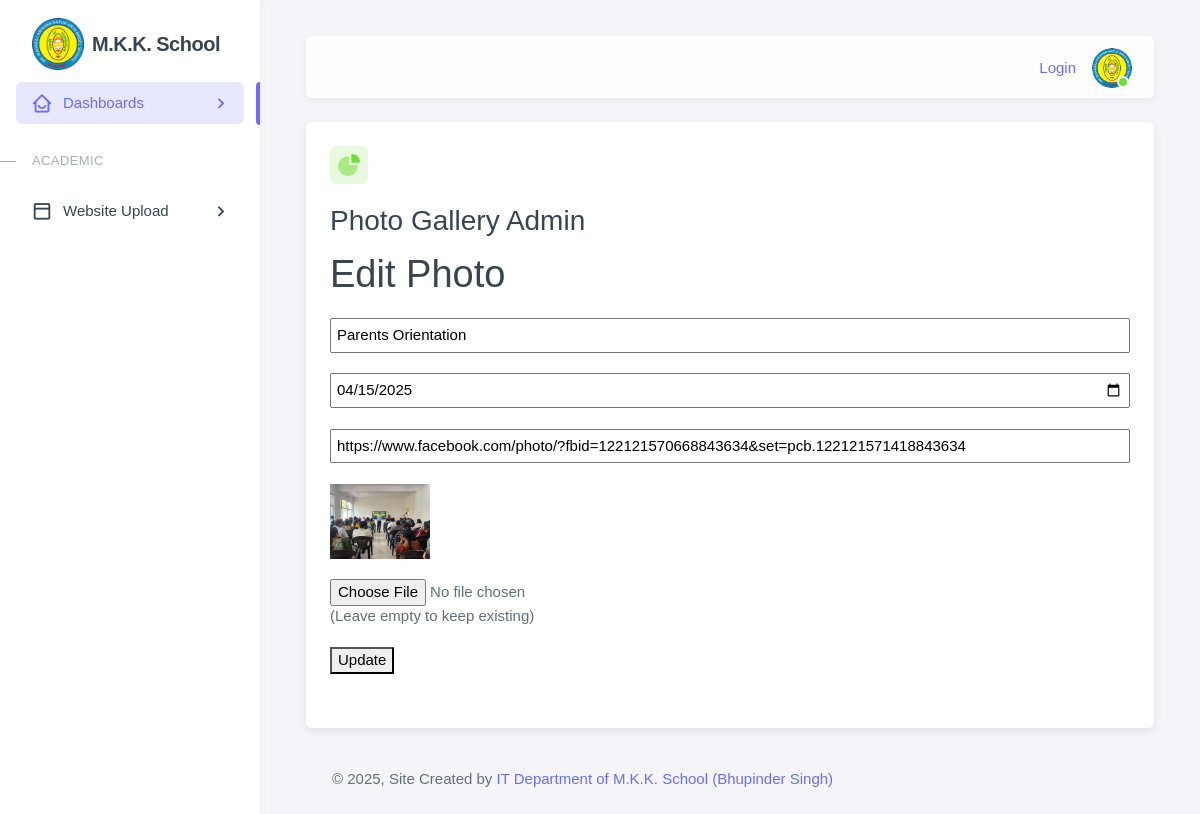
Page /admin/photo-admin/edit.php?id=22 on the committed database.
### tables this page shows
CREATE TABLE `photos` (
  `id` int(11) NOT NULL,
  `title` varchar(255) DEFAULT NULL,
  `upload_date` date DEFAULT NULL,
  `image` varchar(255) DEFAULT NULL,
  `url` varchar(255) DEFAULT NULL
);

### admin/photo-admin/edit.php (the view, shortened to what this page needs)
<?php
include('header.php');
?>
<?php include 'db.php';
$id = $_GET['id'];
$res = $conn->query("SELECT * FROM photos WHERE id = $id");
$row = $res->fetch_assoc();?>
<div class="content-wrapper">
    <div class="container-xxl flex-grow-1 container-p-y">
        <div class="row">
            <div class="col-lg-12 col-md-4 order-1">
                <div class="row">
                    <div class="col-lg-12 col-md-12 mb-6">
                        <div class="card h-100">
                            <div class="card-body">
                                <div class="card-title d-flex align-items-start justify-content-between mb-4">
                                    <div class="avatar flex-shrink-0">
                                        <img src="assets/img/icons/unicons/chart-success.png" alt="chart success"
                                            class="rounded">
                                    </div>
                                </div>
                                <h3 class="mb-1">Photo Gallery Admin</h3>
                                <h2>Edit Photo</h2>
                                <form method="POST" action="update.php" enctype="multipart/form-data">
                                    <input type="text" name="title" value="<?= htmlspecialchars($row['title']) ?>" required><br><br>
                                    <input type="date" name="date" value="<?= $row['upload_date'] ?>" required><br><br>
                                    <input type="url" name="url" value="<?= htmlspecialchars($row['url']) ?>"><br><br>
                                    <img src="uploads/<?= $row['image'] ?>" width="100"><br><br>
                                    <input type="file" name="image"><br>(Leave empty to keep existing)<br><br>
                                    <button type="submit">Update</button>
                                </form>
                            </div>
                        </div>
                    </div>
                </div>
            </div>
        </div>
        <?php
        include('footer.php')
        ?>

### admin/photo-admin/edit.php (style rules this page uses)
body { font-family: Arial; margin: 20px; }
form { margin-bottom: 30px; }
img { width: 100px; }
input[type="text"], input[type="date"], input[type="url"] { width: 100%; padding: 5px; }

### rows in the picture
photos: title "Parents Orientation", date "04/15/2025", url "https://www.facebook.com/photo/?fbid=122121570668843634&set=pcb.122121571418843634", image (picture)
